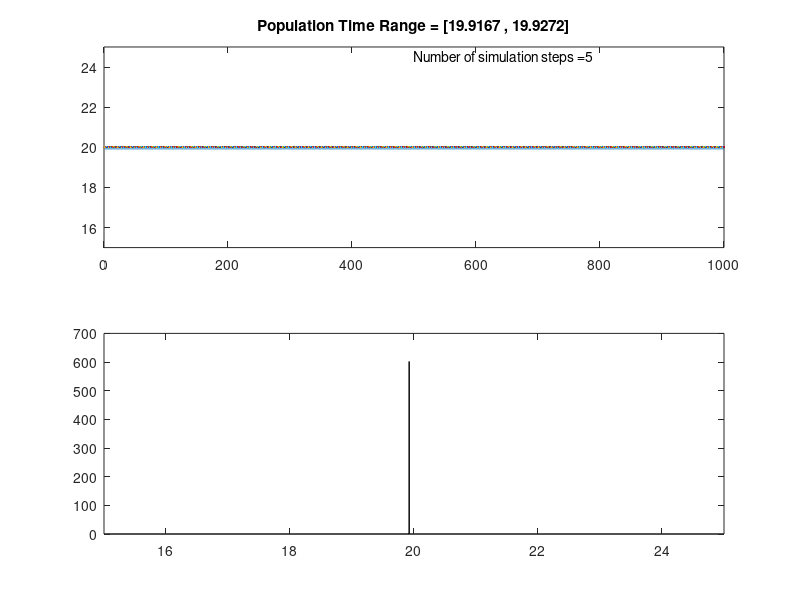

This chart was generated by the following MATLAB code:
%%TIMESYNC_1D_NEIGHBOURS.m
% This is a script to simulate time synchronization between neighbours on a
% line. Similar to 1D_TIMESYNC_RANDOM.

clear all; clc;

%% Definition of parameters
TIME_KEEPER = 0; % 0->there is no time-keeper. 1->there are time-keepers
NUM_KEEPERS = 100; % The number of time-keepers in the simulation
DISCRETE_TIME = 0; % Parameter for if time is discretized

POPULATION = 1000;  % Number of people
NUM_NEIGHBOURS = 800; % No. of neighbours to interact with. 'ALL' is valid
CORRECT_TIME = 20;  % Correct time of the simulation
DEVIATION_TIME = 5; % Std. Dev. of time in population
NORMAL_DISTRIBUTION = 1; % Choose if normal distribution of noise

CHANGE_FUNC = {@(x,y) ([mean([x,y]), mean([x,y])]); % Normal interact
               @(time,y) ([time, time]);            % Timer interact
               @(x,y) (round(mean([x,y])*[1,1]))};  % Discretized interact
               
SIMULATION_TIME = 100; % Number of timesteps to be simulated for

%% Definition of simulation behavior
THRESHOLD_DEVIATION = 0.01;
BREAK_ON_DEVIATION = 1;
SHOW_SIMULATION = 1;
SHOW_RESULTS = 1;

%% Creation of variables
if strcmpi('ALL', NUM_NEIGHBOURS) % If everyone is affected by everyone
    NUM_NEIGHBOURS = POPULATION + 1;
end

if NORMAL_DISTRIBUTION == 1
    people = CORRECT_TIME + DEVIATION_TIME.*randn(1,POPULATION); % Times of people
else
    people = (rand(1,POPULATION).*2.*DEVIATION_TIME) + (CORRECT_TIME-DEVIATION_TIME);
end
if DISCRETE_TIME == 1 % Discretize time if required
    people = round(people);
end

if TIME_KEEPER == 1
    keeper = zeros(1,NUM_KEEPERS);
    for i = 1:NUM_KEEPERS
        keeper(i) = randi(POPULATION);
        people(keeper(i)) = CORRECT_TIME; % Make person 1 the time-keeper
    end
end

ymax = 25; % MAX and MIN for the axes
ymin = 15;

%% Simulation of setup
for i = 1:SIMULATION_TIME
    if BREAK_ON_DEVIATION == 1 && std(people) < THRESHOLD_DEVIATION
        break;
    end
    
    if SHOW_SIMULATION == 1
        subplot(2,1,1);
        plot(1:POPULATION, people, 1:POPULATION, CORRECT_TIME);
        axis([0, POPULATION, ymin, ymax]);
        subplot(2,1,2);
        bar(unique(people),histc(people, unique(people)));
        xlim([CORRECT_TIME-DEVIATION_TIME CORRECT_TIME+DEVIATION_TIME]);
        drawnow; pause(0.1);
    end
    
    [sorted, ix] = sort(people);
    npeople = people;
    
    for p = 1:POPULATION % Update the times of everyone
        if p <= NUM_NEIGHBOURS
            start = 1;
        else
            start = p - NUM_NEIGHBOURS;
        end
        if p > POPULATION - NUM_NEIGHBOURS
            last = POPULATION;
        else
            last = p + NUM_NEIGHBOURS;
        end
        neighbours = ix(start:last);
        
        if DISCRETE_TIME == 1
            npeople(ix(p)) = round(mean(people(neighbours)));
        else
            npeople(ix(p)) = mean(people(neighbours));
        end
    end
    
    people = npeople;
end
% endfor

if SHOW_RESULTS == 1
    subplot(2,1,1);
    plot(1:POPULATION, people, 1:POPULATION, CORRECT_TIME);
    axis([0, POPULATION, ymin, ymax]);
    title(['Population Time Range = [', num2str(min(people)), ' , ', num2str(max(people)), ']']);
    text(POPULATION/2,ymax-0.5,strcat('Number of simulation steps = ', num2str(i)));
    subplot(2,1,2);
    bar(unique(people),histc(people, unique(people)));
    xlim([CORRECT_TIME-DEVIATION_TIME CORRECT_TIME+DEVIATION_TIME]);
end